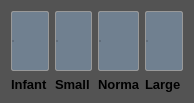
<?xml version="1.0" encoding="UTF-8"?>
<ui version="4.0">
 <class>BodySizeWidget</class>
 <widget class="QWidget" name="BodySizeWidget">
  <property name="geometry">
   <rect>
    <x>0</x>
    <y>0</y>
    <width>194</width>
    <height>103</height>
   </rect>
  </property>
  <property name="font">
   <font>
    <pointsize>11</pointsize>
   </font>
  </property>
  <property name="windowTitle">
   <string>Form</string>
  </property>
  <property name="styleSheet">
   <string notr="true">background-color: rgb(83, 83, 83);</string>
  </property>
  <layout class="QHBoxLayout" name="horizontalLayout">
   <item>
    <layout class="QVBoxLayout" name="verticalLayout">
     <item>
      <widget class="QRadioButton" name="infantRadioButton">
       <property name="sizePolicy">
        <sizepolicy hsizetype="Preferred" vsizetype="Preferred">
         <horstretch>0</horstretch>
         <verstretch>0</verstretch>
        </sizepolicy>
       </property>
       <property name="minimumSize">
        <size>
         <width>36</width>
         <height>60</height>
        </size>
       </property>
       <property name="styleSheet">
        <string notr="true">QRadioButton {
	background-color: rgb(112, 128, 144);
     border: 1px solid #999;
    border-radius: 2px;
    padding: 1px 1px;
    min-width: 32px;
    text-align: center;
}

QRadioButton::indicator {
    width: 0;
    height: 0;
}

QRadioButton:checked {
    background-color: #0078d7;
    color: white;
    font-weight: bold;
}
</string>
       </property>
       <property name="text">
        <string/>
       </property>
       <property name="icon">
        <iconset resource="../../resources.qrc">
         <normaloff>:/Images/Asset/Icon/ChildPatientLogo.png</normaloff>:/Images/Asset/Icon/ChildPatientLogo.png</iconset>
       </property>
       <property name="iconSize">
        <size>
         <width>40</width>
         <height>40</height>
        </size>
       </property>
      </widget>
     </item>
     <item>
      <widget class="QLabel" name="infantLbl">
       <property name="maximumSize">
        <size>
         <width>41</width>
         <height>20</height>
        </size>
       </property>
       <property name="font">
        <font>
         <pointsize>10</pointsize>
         <bold>true</bold>
        </font>
       </property>
       <property name="text">
        <string>Infant</string>
       </property>
      </widget>
     </item>
    </layout>
   </item>
   <item>
    <layout class="QVBoxLayout" name="verticalLayout_2">
     <item>
      <widget class="QRadioButton" name="smallRadioButton">
       <property name="sizePolicy">
        <sizepolicy hsizetype="Preferred" vsizetype="Preferred">
         <horstretch>0</horstretch>
         <verstretch>0</verstretch>
        </sizepolicy>
       </property>
       <property name="minimumSize">
        <size>
         <width>36</width>
         <height>60</height>
        </size>
       </property>
       <property name="styleSheet">
        <string notr="true">QRadioButton {
    background-color: rgb(112, 128, 144);
    border: 1px solid #999;
    border-radius: 2px;
    padding: 1px 1px;
    min-width: 32px;
    text-align: center;
}

QRadioButton::indicator {
    width: 0;
    height: 0;
}

QRadioButton:checked {
    background-color: #0078d7;
    color: white;
    font-weight: bold;
}
</string>
       </property>
       <property name="text">
        <string/>
       </property>
       <property name="icon">
        <iconset resource="../../resources.qrc">
         <normaloff>:/Images/Asset/Icon/ThinPatientLogo.png</normaloff>:/Images/Asset/Icon/ThinPatientLogo.png</iconset>
       </property>
       <property name="iconSize">
        <size>
         <width>52</width>
         <height>52</height>
        </size>
       </property>
      </widget>
     </item>
     <item>
      <widget class="QLabel" name="smallLbl">
       <property name="maximumSize">
        <size>
         <width>41</width>
         <height>20</height>
        </size>
       </property>
       <property name="font">
        <font>
         <pointsize>10</pointsize>
         <bold>true</bold>
        </font>
       </property>
       <property name="text">
        <string>Small</string>
       </property>
      </widget>
     </item>
    </layout>
   </item>
   <item>
    <layout class="QVBoxLayout" name="verticalLayout_3">
     <item>
      <widget class="QRadioButton" name="normalRadioButton">
       <property name="sizePolicy">
        <sizepolicy hsizetype="Preferred" vsizetype="Preferred">
         <horstretch>0</horstretch>
         <verstretch>0</verstretch>
        </sizepolicy>
       </property>
       <property name="minimumSize">
        <size>
         <width>36</width>
         <height>60</height>
        </size>
       </property>
       <property name="styleSheet">
        <string notr="true">QRadioButton {
    background-color: rgb(112, 128, 144);
    border: 1px solid #999;
    border-radius: 2px;
    padding: 1px 1px;
    min-width: 32px;
    text-align: center;
}

QRadioButton::indicator {
    width: 0;
    height: 0;
}

QRadioButton:checked {
    background-color: #0078d7;
    color: white;
    font-weight: bold;
}
</string>
       </property>
       <property name="text">
        <string/>
       </property>
       <property name="icon">
        <iconset resource="../../resources.qrc">
         <normaloff>:/Images/Asset/Icon/NormalPatientLogo.png</normaloff>:/Images/Asset/Icon/NormalPatientLogo.png</iconset>
       </property>
       <property name="iconSize">
        <size>
         <width>52</width>
         <height>52</height>
        </size>
       </property>
      </widget>
     </item>
     <item>
      <widget class="QLabel" name="normalLbl">
       <property name="maximumSize">
        <size>
         <width>41</width>
         <height>20</height>
        </size>
       </property>
       <property name="font">
        <font>
         <pointsize>10</pointsize>
         <bold>true</bold>
        </font>
       </property>
       <property name="frameShadow">
        <enum>QFrame::Shadow::Plain</enum>
       </property>
       <property name="text">
        <string>Normal</string>
       </property>
      </widget>
     </item>
    </layout>
   </item>
   <item>
    <layout class="QVBoxLayout" name="verticalLayout_4">
     <item>
      <widget class="QRadioButton" name="largeRadioButton">
       <property name="sizePolicy">
        <sizepolicy hsizetype="Preferred" vsizetype="Preferred">
         <horstretch>0</horstretch>
         <verstretch>0</verstretch>
        </sizepolicy>
       </property>
       <property name="minimumSize">
        <size>
         <width>36</width>
         <height>60</height>
        </size>
       </property>
       <property name="styleSheet">
        <string notr="true">QRadioButton {
    background-color: rgb(112, 128, 144);
    border: 1px solid #999;
    border-radius: 2px;
    padding: 1px 1px;
    min-width: 32px;
    text-align: center;
}

QRadioButton::indicator {
    width: 0;
    height: 0;
}

QRadioButton:checked {
    background-color: #0078d7;
    color: white;
    font-weight: bold;
}
</string>
       </property>
       <property name="text">
        <string/>
       </property>
       <property name="icon">
        <iconset resource="../../resources.qrc">
         <normaloff>:/Images/Asset/Icon/ObesPatientLogo.png</normaloff>:/Images/Asset/Icon/ObesPatientLogo.png</iconset>
       </property>
       <property name="iconSize">
        <size>
         <width>52</width>
         <height>52</height>
        </size>
       </property>
      </widget>
     </item>
     <item>
      <widget class="QLabel" name="largeLbl">
       <property name="maximumSize">
        <size>
         <width>41</width>
         <height>20</height>
        </size>
       </property>
       <property name="font">
        <font>
         <pointsize>10</pointsize>
         <bold>true</bold>
        </font>
       </property>
       <property name="text">
        <string>Large</string>
       </property>
      </widget>
     </item>
    </layout>
   </item>
  </layout>
 </widget>
 <resources>
  <include location="../../resources.qrc"/>
 </resources>
 <connections/>
</ui>
